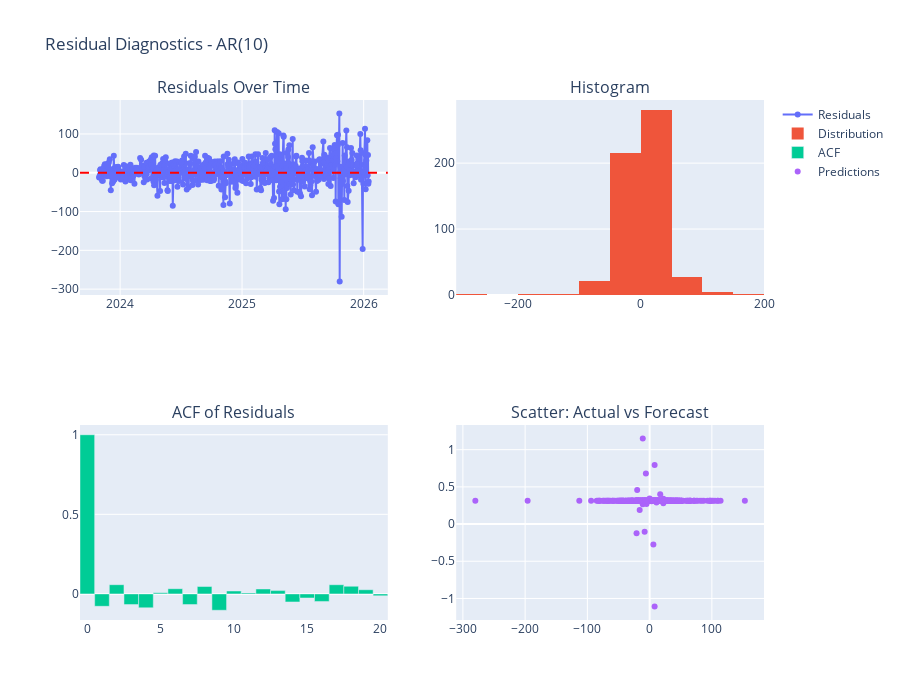

Notebook cell for this chart:
### Markdown cell above
## 12. Residual Diagnostics

### Code cell
# Residual diagnostics
residuals_optimal = test - forecast_series

# Create residual plot
fig = make_subplots(
    rows=2, cols=2,
    subplot_titles=('Residuals Over Time', 'Histogram', 'ACF of Residuals', 'Scatter: Actual vs Forecast'),
    specs=[[{'secondary_y': False}, {'secondary_y': False}],
           [{'secondary_y': False}, {'secondary_y': False}]]
)

# Residuals over time
fig.add_trace(
    go.Scatter(x=test.index, y=residuals_optimal, mode='lines+markers', name='Residuals'),
    row=1, col=1
)
fig.add_hline(y=0, line_dash='dash', line_color='red', row=1, col=1)

# Histogram
fig.add_trace(
    go.Histogram(x=residuals_optimal, name='Distribution', nbinsx=20),
    row=1, col=2
)

# ACF of residuals
residuals_acf = acf(residuals_optimal, nlags=20)
fig.add_trace(
    go.Bar(x=list(range(len(residuals_acf))), y=residuals_acf, name='ACF'),
    row=2, col=1
)

# Actual vs Forecast scatter
fig.add_trace(
    go.Scatter(x=test.values, y=forecast_series.values, mode='markers', name='Predictions', marker=dict(size=6)),
    row=2, col=2
)

fig.update_layout(height=700, showlegend=True, title_text=f"Residual Diagnostics - AR({optimal_order})")
fig.show()

print(f"\nResidual Statistics (AR({optimal_order})):")
print(f"  Mean: {residuals_optimal.mean():.6f}")
print(f"  Std Dev: {residuals_optimal.std():.6f}")
print("✓ Residual diagnostics complete")

### Figure 1 — Plotly figure (JSON) as saved in the notebook; plotly's stock layout.template omitted (floating-point values rounded to 4 significant figures; data arrays with more than 128 entries replaced by an {"elided": "..."} marker saying what was removed)
{"data": [{"mode": "lines+markers", "name": "Residuals", "type": "scatter", "x": {"elided": "556 str values"}, "xaxis": "x", "y": {"elided": "556 float values"}, "yaxis": "y"}, {"name": "Distribution", "nbinsx": 20, "type": "histogram", "x": {"elided": "556 float values"}, "xaxis": "x2", "yaxis": "y2"}, {"name": "ACF", "type": "bar", "x": [0, 1, 2, 3, 4, 5, 6, 7, 8, 9, 10, 11, 12, 13, 14, 15, 16, 17, 18, 19, 20], "xaxis": "x3", "y": [1.0, -0.07776, 0.05792, -0.06723, -0.08742, 0.006613, 0.03276, -0.0669, 0.0465, -0.1026, 0.01842, 0.006533, 0.03105, 0.0208, -0.05051, -0.0257, -0.04722, 0.05774, 0.0482, 0.02629, -0.01192], "yaxis": "y3"}, {"marker": {"size": 6}, "mode": "markers", "name": "Predictions", "type": "scatter", "x": {"elided": "556 float values"}, "xaxis": "x4", "y": {"elided": "556 float values"}, "yaxis": "y4"}], "layout": {"annotations": [{"font": {"size": 16}, "showarrow": false, "text": "Residuals Over Time", "x": 0.225, "xanchor": "center", "xref": "paper", "y": 1, "yanchor": "bottom", "yref": "paper"}, {"font": {"size": 16}, "showarrow": false, "text": "Histogram", "x": 0.775, "xanchor": "center", "xref": "paper", "y": 1, "yanchor": "bottom", "yref": "paper"}, {"font": {"size": 16}, "showarrow": false, "text": "ACF of Residuals", "x": 0.225, "xanchor": "center", "xref": "paper", "y": 0.375, "yanchor": "bottom", "yref": "paper"}, {"font": {"size": 16}, "showarrow": false, "text": "Scatter: Actual vs Forecast", "x": 0.775, "xanchor": "center", "xref": "paper", "y": 0.375, "yanchor": "bottom", "yref": "paper"}], "height": 700, "shapes": [{"line": {"color": "red", "dash": "dash"}, "type": "line", "x0": 0, "x1": 1, "xref": "x domain", "y0": 0, "y1": 0, "yref": "y"}], "showlegend": true, "title": {"text": "Residual Diagnostics - AR(10)"}, "xaxis": {"anchor": "y", "domain": [0, 0.45]}, "xaxis2": {"anchor": "y2", "domain": [0.55, 1]}, "xaxis3": {"anchor": "y3", "domain": [0, 0.45]}, "xaxis4": {"anchor": "y4", "domain": [0.55, 1]}, "yaxis": {"anchor": "x", "domain": [0.625, 1]}, "yaxis2": {"anchor": "x2", "domain": [0.625, 1]}, "yaxis3": {"anchor": "x3", "domain": [0, 0.375]}, "yaxis4": {"anchor": "x4", "domain": [0, 0.375]}}}
